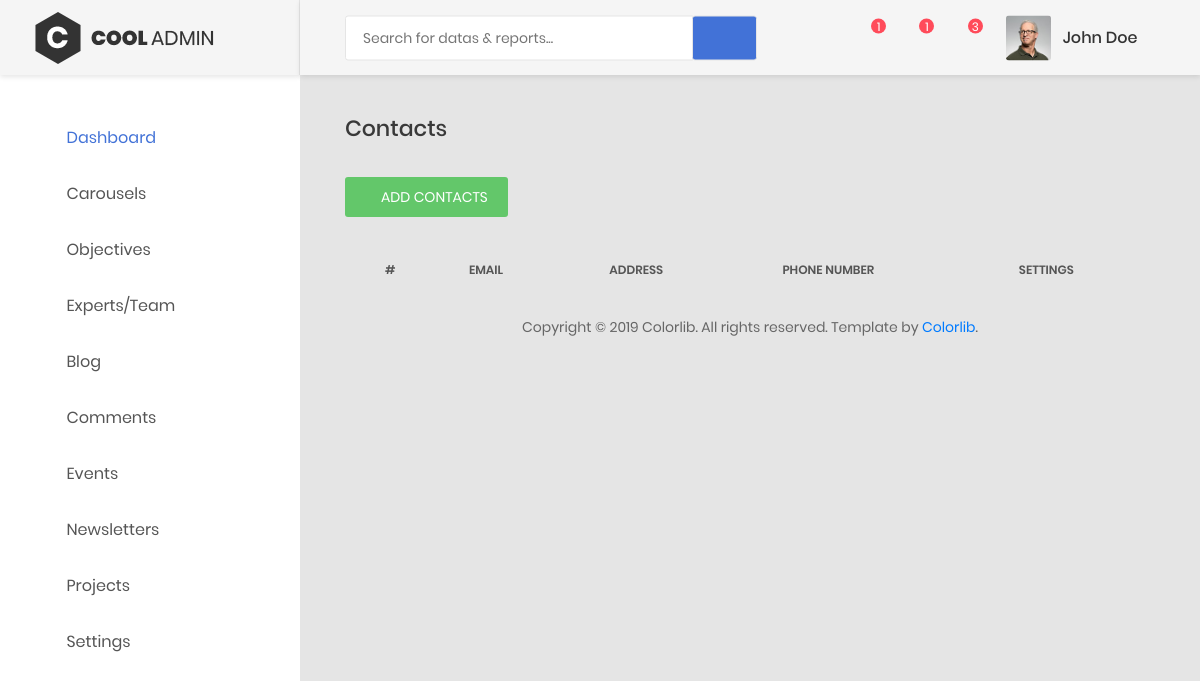
The page /ccsbadmin/contacts/ on the database as committed earlier.
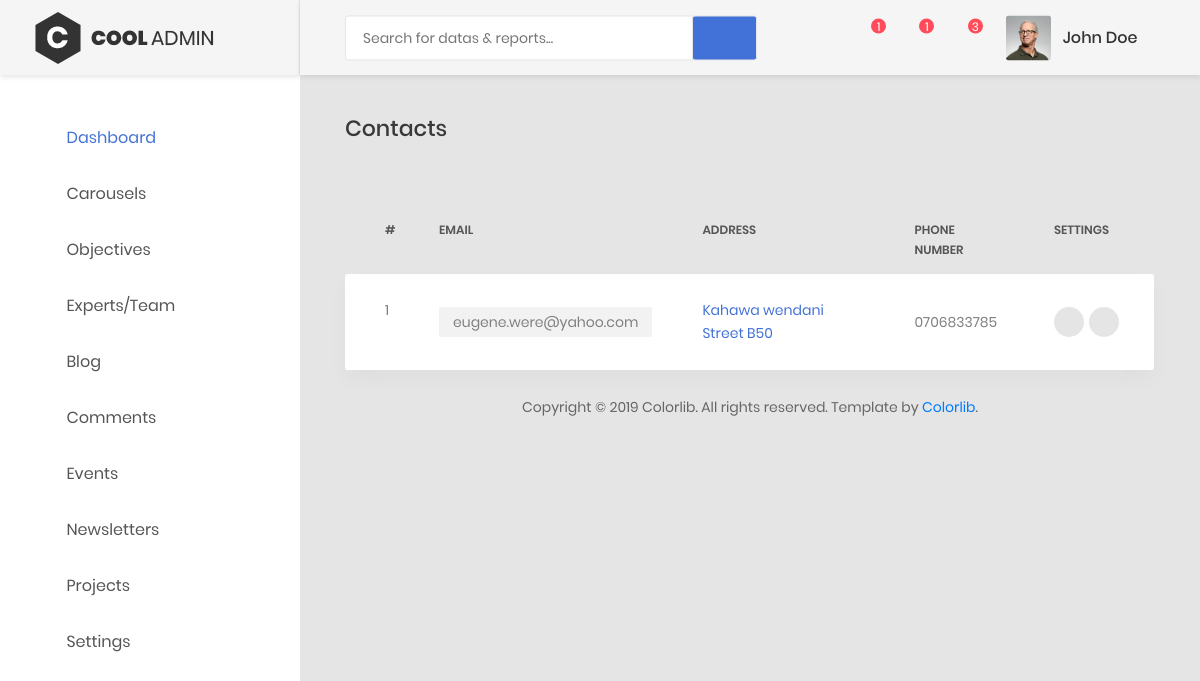
The same page on the database as committed later.
### ccsbadmin/models.py (models this page shows, shortened)
class Contact(models.Model):
    email=models.CharField(max_length=200, null=False, blank=False)
    phone_number = models.CharField(max_length=20, null=False, blank=False)
    address = models.CharField(max_length=200, null=False, blank=False)
    created_at = models.DateTimeField(auto_now_add=True)
    updated_at = models.DateTimeField(auto_now=True)

### ccsbadmin/views.py (the view)
# urls.py: path('contacts/', views.viewContact, name='viewContact'),
def viewContact(request):
    contacts = Contact.objects.order_by("created_at")
    context = {
        'title': 'Contacts',
        'contacts': contacts,
    }
    return render(request, 'contact/contact.html', context)

### ccsbadmin/templates/contact/contact.html (shortened to what the changed rows need)
{% extends "aahome/aalayout.html" %}
{% load static %}
    {% block links %}
        <link type="text/css" rel="stylesheet" href="https://cdn.datatables.net/1.10.18/css/dataTables.bootstrap.min.css">
        <link type="text/css" href="https://cdnjs.cloudflare.com/ajax/libs/bootstrap-select/1.10.0/css/bootstrap-select.min.css" rel="stylesheet" />
        <link rel="stylesheet" href="https://cdn.jsdelivr.net/npm/bootstrap-select@1.13.9/dist/css/bootstrap-select.min.css">
    {% endblock links %}
{% block content %}
            <div class="main-content">
                <div class="section__content section__content--p30">
                    <div class="container-fluid">
                        <div class="row">
                            <div class="col-md-12">
                                <div class="table-data__tool">
                                    <div class="table-data__tool-right">
                                        {% if not contacts.count > 0 %}
                                            <button data-toggle="modal" data-target="#largeModal" class="au-btn au-btn-icon au-btn--green au-btn--small">
                                                <i class="zmdi zmdi-plus" ></i>add contacts
                                            </button>
                                        {% endif %}
                                    </div>
                                </div>
                                <div class="table-responsive table-responsive-data2">
                                    <table class="table tablez table-data2">
                                        <thead>
                                            <tr>
                                                <th>#</th>
                                                <th>email</th>
                                                <th>address</th>
                                                <th>phone number</th>
                                                <th>settings</th>
                                            </tr>
                                        </thead>
                                        <tbody>
                                            {% for contact in contacts %}
                                            <tr class="tr-shadow">
                                                <td>{{ forloop.counter }}</td>
                                                <td>
                                                    <span class="block-email">{{contact.email}}</span>
                                                </td>
                                                <td class="desc">{{contact.address}}</td>
                                                <td>{{contact.phone_number}}</td>
                                                <td>
                                                    <div class="table-data-feature">
                                                        <button class="item" data-toggle="modal" data-target="#ee{{ contact.id }}" data-placement="top" title="Edit">
                                                            <i class="zmdi zmdi-edit"></i>
                                                        </button>
                                                        <button data-toggle="modal" data-target="#dd{{ contact.id }}" class="item"  data-placement="top" title="Delete">
                                                            <i class="zmdi zmdi-delete"></i>
                                                        </button>
                                                    </div>
                                                </td>
                                            </tr>
                                            <tr class="spacer"></tr>
                                            {% endfor %}
                                        </tbody>
                                    </table>
                                </div>
                            </div>
                        </div>
                    </div>
                </div>
            </div>
{% endblock content %}

Rows that differ between the two databases and show on the page:
added Contact: email "eugene.were@yahoo.com", address "Kahawa wendani Street B50", phone_number "0706833785"
Other text that changed with them:
text no longer shown: "ADD CONTACTS"
